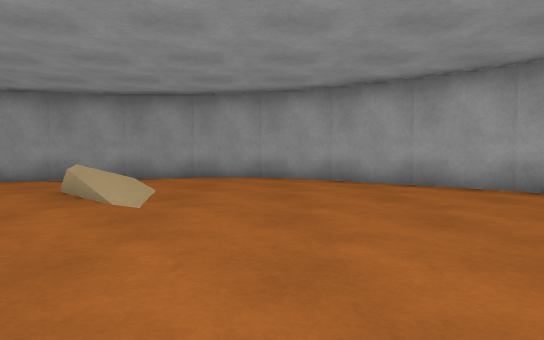
[1] (above)

16 first-person views from a walk through a 3-D level made in the Unity game engine. The camera is 0.72 m above the floor, tilts 2° down and sees 75° across. The floor is counted in squares, 1 m on a side. Each view is taken from the middle of a square. On the plan, view 1 faces up. The plan holds only what a view shows up to about 11 squares ahead; the rest is blank. The place goes on beyond the plan. The player character is not drawn.

[2]
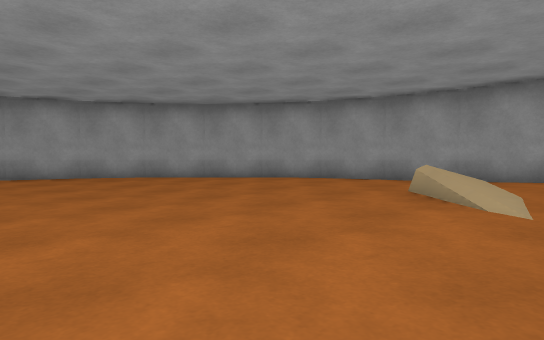

[3]
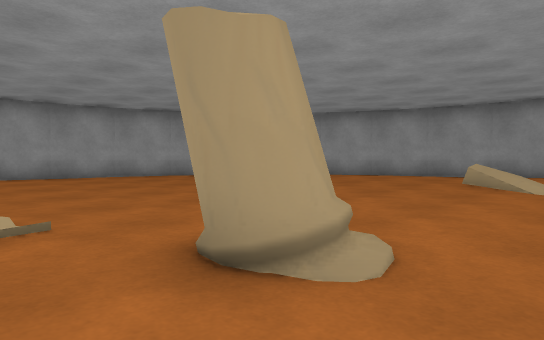

[4]
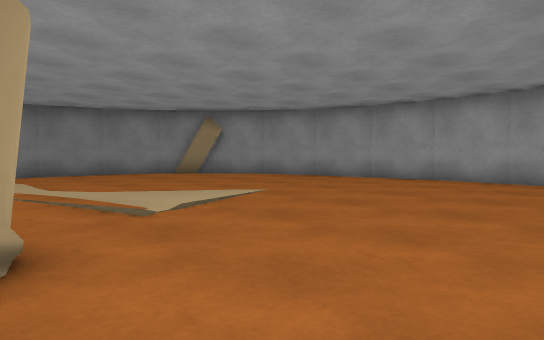

[5]
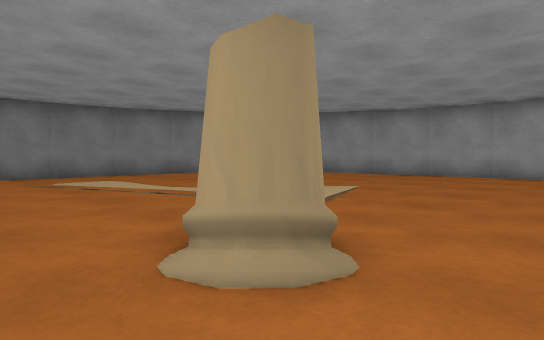

[6]
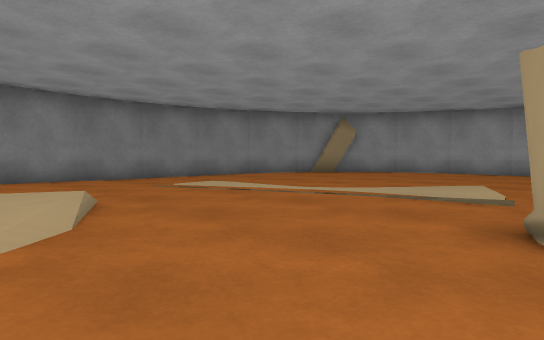

[7]
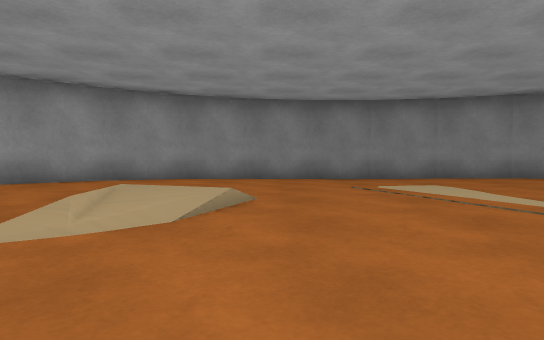

[8]
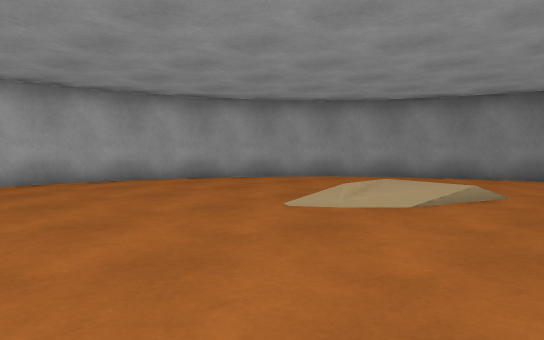

[9]
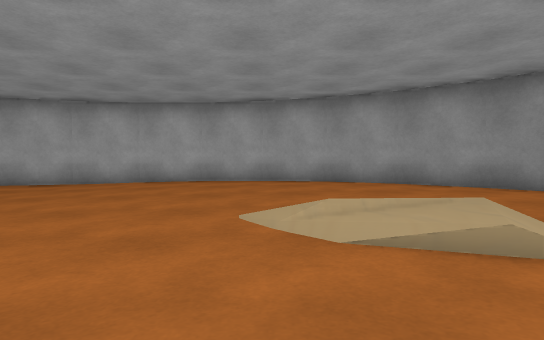

[10]
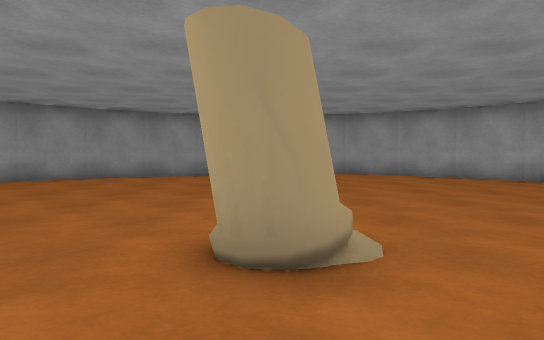

[11]
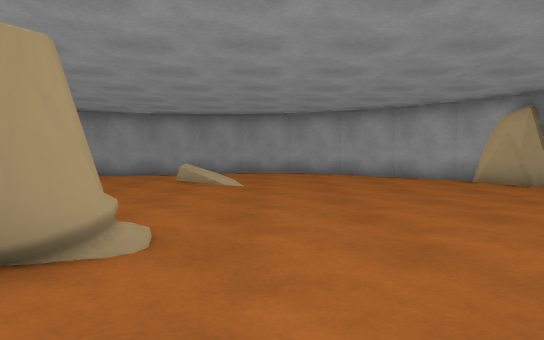

[12]
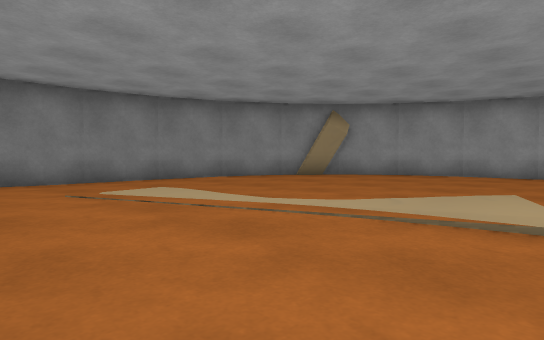

[13]
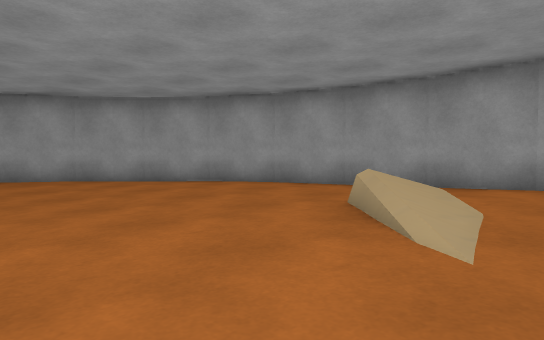

[14]
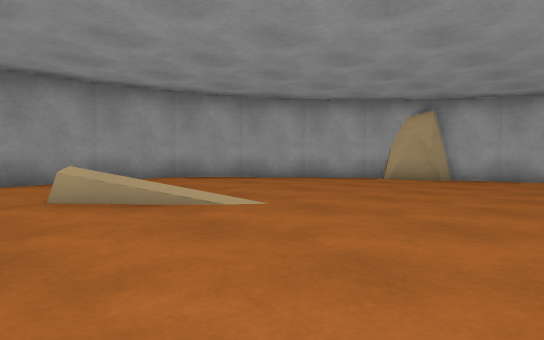

[15]
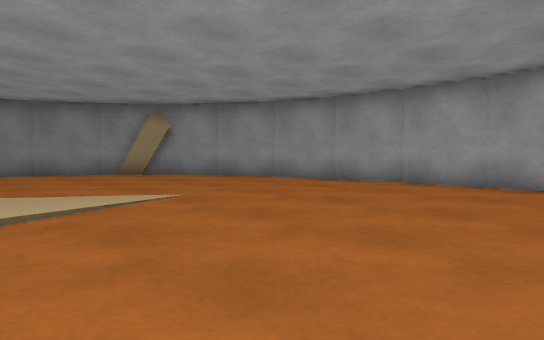

[16]
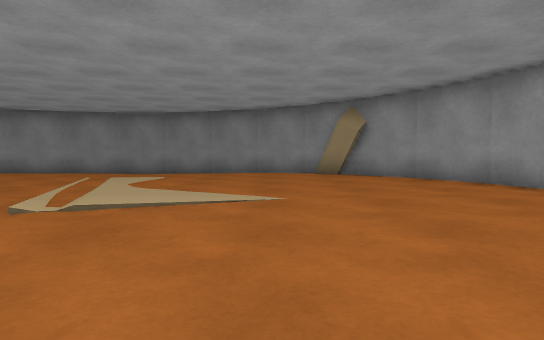

### Floor plan
Points are (right, up) in squares from view 1. A wall is a line through its corners. A room is listed if a view was taken in it or the views show most of it. See-through windows are left out.
Room 1 (views 1, 2, 3, 4, 5, 6, 7, 8, 9, 10, 11, 12, 13, 14, 15, 16)
walls: (5, 5.4) (4.9, 6) (4.4, 6.6); (-10.4, -8.3) (-9.5, -9); (5.9, 4.6) (5.3, 4.8) (5.3, 5) (4.7, 5.9); (-4, -11.5) (-2, -11.5); (7.5, -2) (7.5, 0); (7.2, 1.7) (6.6, 3.5); (6.6, 3.4) (5.8, 4.8); (3, -9.7) (4.5, -8.5); (-8.7, -9.9) (-7.5, -10.6); (-0.2, 9.2) (-2.2, 9.6); (-12.6, -5.5) (-11.7, -7.1); (-12.6, 3.5) (-13.3, 1.7); (-7.5, 8.6) (-9.2, 7.6); (1.5, 8.6) (-0.3, 9.3); (5.6, -7.2) (6.6, -5.4); (-5.9, -11.2) (-3.9, -11.6); (7.2, -3.9) (7.5, -1.9); (-10.5, 6.5) (-11.8, 5); (4.5, 6.5) (3, 7.7); (4.4, -8.6) (5.7, -7); (-11.7, 5.1) (-12.7, 3.4); (-9.1, 7.7) (-10.6, 6.4); (3.1, 7.7) (1.4, 8.7); (-2.2, -11.6) (-0.2, -11.2); (7.6, -0.2) (7.2, 1.8); (-13.6, -1.9) (-13.3, -3.7) (-12.6, -5.6); (-3.9, 9.6) (-5.9, 9.2); (-7.6, -10.6) (-5.7, -11.3); (6.6, -5.6) (7.2, -3.7); (-13.6, 0) (-13.6, -2); (-2, 9.6) (-4, 9.6); (-5.7, 9.3) (-7.6, 8.6); (-0.3, -11.3) (1.5, -10.6); (-11.8, -7) (-10.5, -8.5) (-10.1, -8.8); (1.4, -10.7) (3.1, -9.7); (-13.3, 1.8) (-13.6, -0.1)
low walls: (-0.4, -5.5) (-0.1, -4.9)
objects: other object (-3, -1); other object (-3, 7)

Where each view was taken, in squares from view 1:
view 1: 0 up, 0 right, facing up
view 2: 0 up, 1 left, facing up-left
view 3: 3 down, 1 left, facing up-left
view 4: 2 up, 3 left, facing down-left
view 5: 1 up, 1 left, facing down-left
view 6: 1 down, 1 right, facing down-left
view 7: 1 down, 1 left, facing down
view 8: 0 up, 2 left, facing down-right
view 9: 4 down, 3 left, facing right
view 10: 4 down, 3 left, facing up
view 11: 4 down, 1 left, facing up
view 12: 2 down, 1 left, facing down-left
view 13: 2 up, 1 left, facing up-left
view 14: 1 up, 5 left, facing up-right
view 15: 2 up, 5 left, facing down-left
view 16: 2 up, 8 left, facing down
